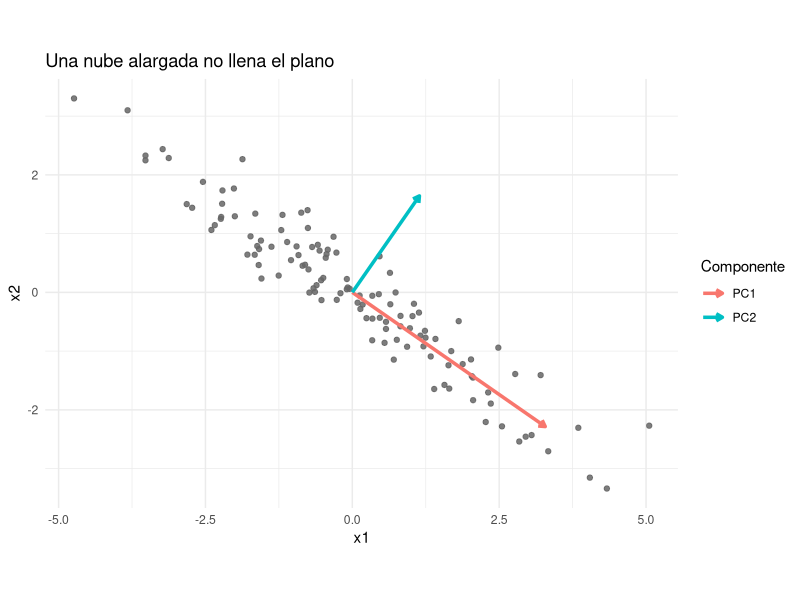
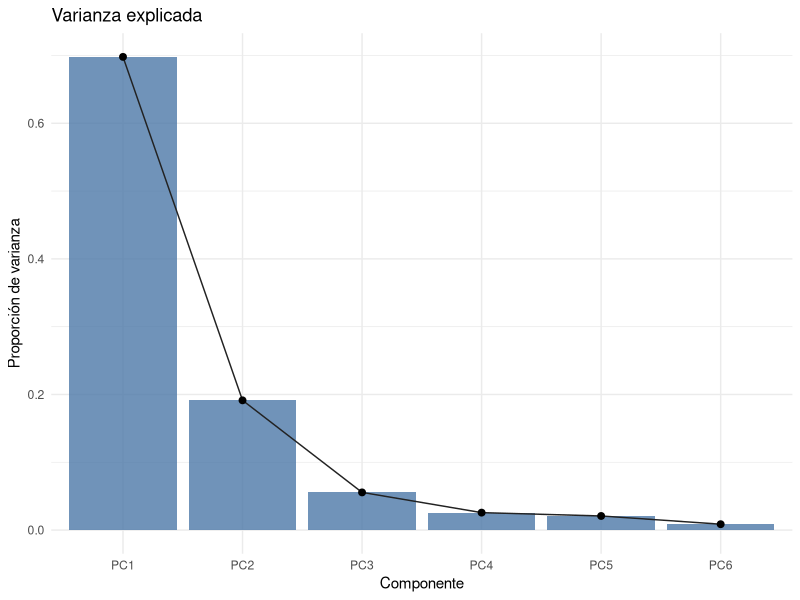
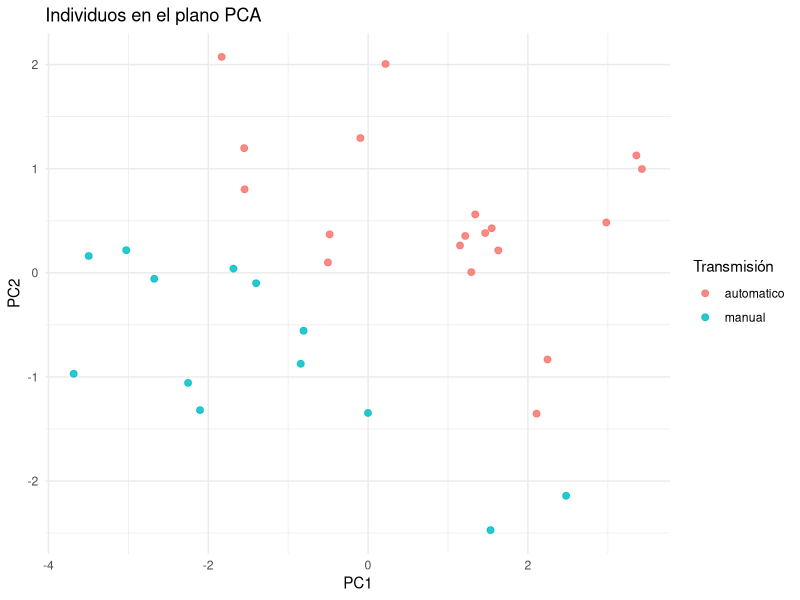
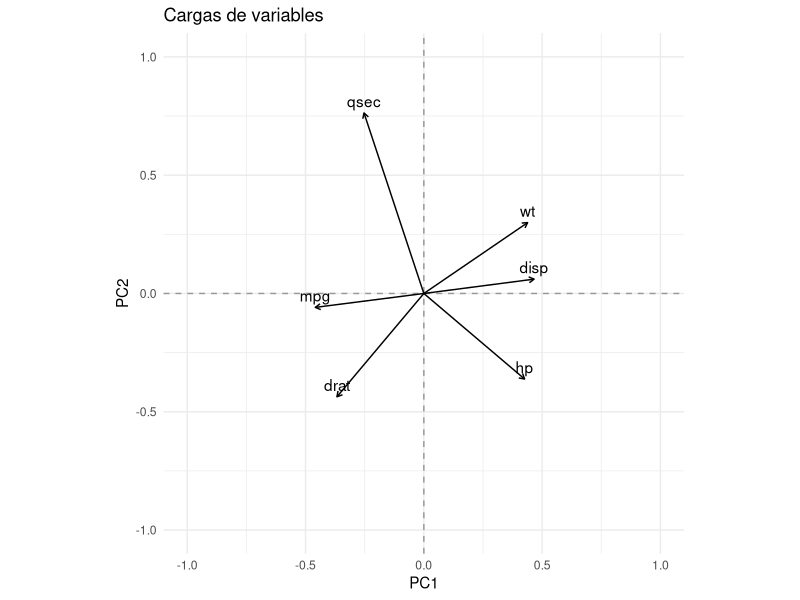
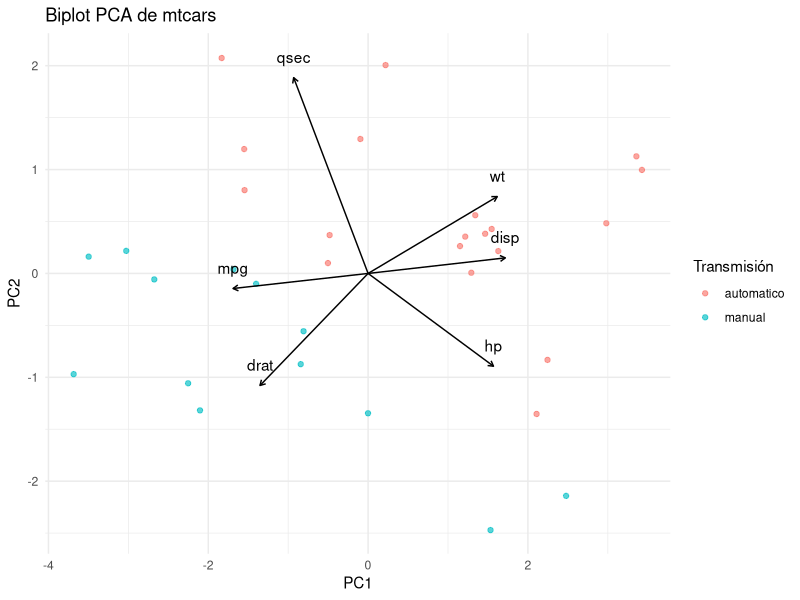

Source code (R) for these figures, in order:
## ---- chunk 1
#| label: setup
#| message: false
library(tidyverse)
library(knitr)
## ---- chunk 2
set.seed(123)
n <- 120
z1 <- rnorm(n, sd = 2.5)
z2 <- rnorm(n, sd = 0.35)
theta <- pi / 5
R <- matrix(c(cos(theta), -sin(theta), sin(theta), cos(theta)), nrow = 2)
X_sim <- cbind(z1, z2) %*% t(R)
colnames(X_sim) <- c("x1", "x2")

pca_sim <- prcomp(X_sim, center = TRUE, scale. = FALSE)
componentes_sim <- tibble(
  componente = c("PC1", "PC2"),
  x = c(pca_sim$rotation[1, 1] * 4, pca_sim$rotation[1, 2] * 2),
  y = c(pca_sim$rotation[2, 1] * 4, pca_sim$rotation[2, 2] * 2)
)

as_tibble(X_sim) |>
  ggplot(aes(x1, x2)) +
  geom_point(color = "gray40", alpha = 0.85) +
  geom_segment(
    data = componentes_sim,
    aes(x = 0, y = 0, xend = x, yend = y, color = componente),
    arrow = grid::arrow(length = grid::unit(0.18, "cm")),
    linewidth = 1.2,
    inherit.aes = FALSE
  ) +
  coord_equal() +
  labs(title = "Una nube alargada no llena el plano", x = "x1", y = "x2", color = "Componente") +
  theme_minimal()
## ---- chunk 3
X <- mtcars[, c("mpg", "disp", "hp", "drat", "wt", "qsec")]
kable(round(cov(X), 2), caption = "Matriz de covarianzas")
kable(round(cor(X), 2), caption = "Matriz de correlaciones")
## ---- chunk 4
Xsc <- scale(X)
S <- cov(Xsc)
eig <- eigen(S)
tibble(componente = paste0("PC", seq_along(eig$values)), autovalor = round(eig$values, 3)) |>
  kable()
kable(round(eig$vectors, 3), caption = "Autovectores")
## ---- chunk 5
var_total_original <- sum(diag(S))
var_total_componentes <- sum(eig$values)
c(
  traza_covarianzas = var_total_original,
  suma_autovalores = var_total_componentes
) |>
  as.list() |>
  as_tibble() |>
  kable()
## ---- chunk 6
pca_mtcars <- prcomp(X, center = TRUE, scale. = TRUE)
kable(summary(pca_mtcars)$importance, digits = 3)
kable(round(pca_mtcars$rotation, 3), caption = "Cargas")
## ---- chunk 7
scores <- as.data.frame(pca_mtcars$x)
head(round(scores[, 1:2], 2)) |>
  kable()
## ---- chunk 8
var_exp <- pca_mtcars$sdev^2 / sum(pca_mtcars$sdev^2)
tibble(
  componente = factor(paste0("PC", seq_along(var_exp)), levels = paste0("PC", seq_along(var_exp))),
  varianza = var_exp
) |>
  ggplot(aes(componente, varianza, group = 1)) +
  geom_col(fill = "#4c78a8", alpha = 0.8) +
  geom_line(color = "#222222") +
  geom_point(size = 2) +
  labs(title = "Varianza explicada", x = "Componente", y = "Proporción de varianza") +
  theme_minimal()
tibble(componente = paste0("PC", seq_along(var_exp)), acumulada = round(cumsum(var_exp), 3)) |>
  kable()
## ---- chunk 9
scores |>
  mutate(transmision = factor(mtcars$am, labels = c("automatico", "manual"))) |>
  ggplot(aes(PC1, PC2, color = transmision)) +
  geom_point(size = 2, alpha = 0.85) +
  labs(title = "Individuos en el plano PCA", color = "Transmisión") +
  theme_minimal()
## ---- chunk 10
load <- pca_mtcars$rotation[, 1:2]
as_tibble(load, rownames = "variable") |>
  ggplot(aes(PC1, PC2, label = variable)) +
  geom_hline(yintercept = 0, linetype = "dashed", color = "gray60") +
  geom_vline(xintercept = 0, linetype = "dashed", color = "gray60") +
  geom_segment(aes(x = 0, y = 0, xend = PC1, yend = PC2), arrow = grid::arrow(length = grid::unit(0.15, "cm"))) +
  geom_text(nudge_y = 0.05) +
  coord_equal(xlim = c(-1, 1), ylim = c(-1, 1)) +
  labs(title = "Cargas de variables") +
  theme_minimal()
## ---- chunk 11
biplot_scores <- scores |>
  mutate(transmision = factor(mtcars$am, labels = c("automatico", "manual")))
biplot_loadings <- as_tibble(load, rownames = "variable") |>
  mutate(PC1 = PC1 * max(abs(biplot_scores$PC1)), PC2 = PC2 * max(abs(biplot_scores$PC2)))

ggplot(biplot_scores, aes(PC1, PC2, color = transmision)) +
  geom_point(alpha = 0.65) +
  geom_segment(
    data = biplot_loadings,
    aes(x = 0, y = 0, xend = PC1, yend = PC2),
    inherit.aes = FALSE,
    arrow = grid::arrow(length = grid::unit(0.15, "cm")),
    color = "black"
  ) +
  geom_text(
    data = biplot_loadings,
    aes(PC1, PC2, label = variable),
    inherit.aes = FALSE,
    nudge_y = 0.2
  ) +
  labs(title = "Biplot PCA de mtcars", color = "Transmisión") +
  theme_minimal()
## ---- chunk 12
coord_var <- pca_mtcars$rotation[, 1:2]
cos2_var <- coord_var^2
kable(round(cos2_var, 3))
## ---- chunk 13
pca_us_cov <- prcomp(X, center = TRUE, scale. = FALSE)
pca_us_cor <- prcomp(X, center = TRUE, scale. = TRUE)

tibble(
  componente = colnames(summary(pca_us_cov)$importance),
  covarianzas = round(summary(pca_us_cov)$importance[2, ], 3),
  correlaciones = round(summary(pca_us_cor)$importance[2, ], 3)
) |>
  kable(caption = "Varianza explicada")
tibble(
  variable = names(pca_us_cov$rotation[, 1]),
  covarianzas = round(pca_us_cov$rotation[, 1], 3),
  correlaciones = round(pca_us_cor$rotation[, 1], 3)
) |>
  kable(caption = "Cargas de PC1")
## ---- chunk 14
X_mtcars_scaled <- scale(X)
pca_mtcars_full <- prcomp(X_mtcars_scaled, center = FALSE, scale. = FALSE)
X_aprox_2 <- pca_mtcars_full$x[, 1:2] %*% t(pca_mtcars_full$rotation[, 1:2])
error_medio <- mean((X_mtcars_scaled - X_aprox_2)^2)
tibble(error_medio = round(error_medio, 4)) |>
  kable()
## ---- chunk 15
set.seed(123)
cl_pca <- kmeans(pca_mtcars$x[, 1:2], centers = 3, nstart = 25)
kable(table(cluster = cl_pca$cluster, transmision = factor(mtcars$am, labels = c("automatico", "manual"))))
